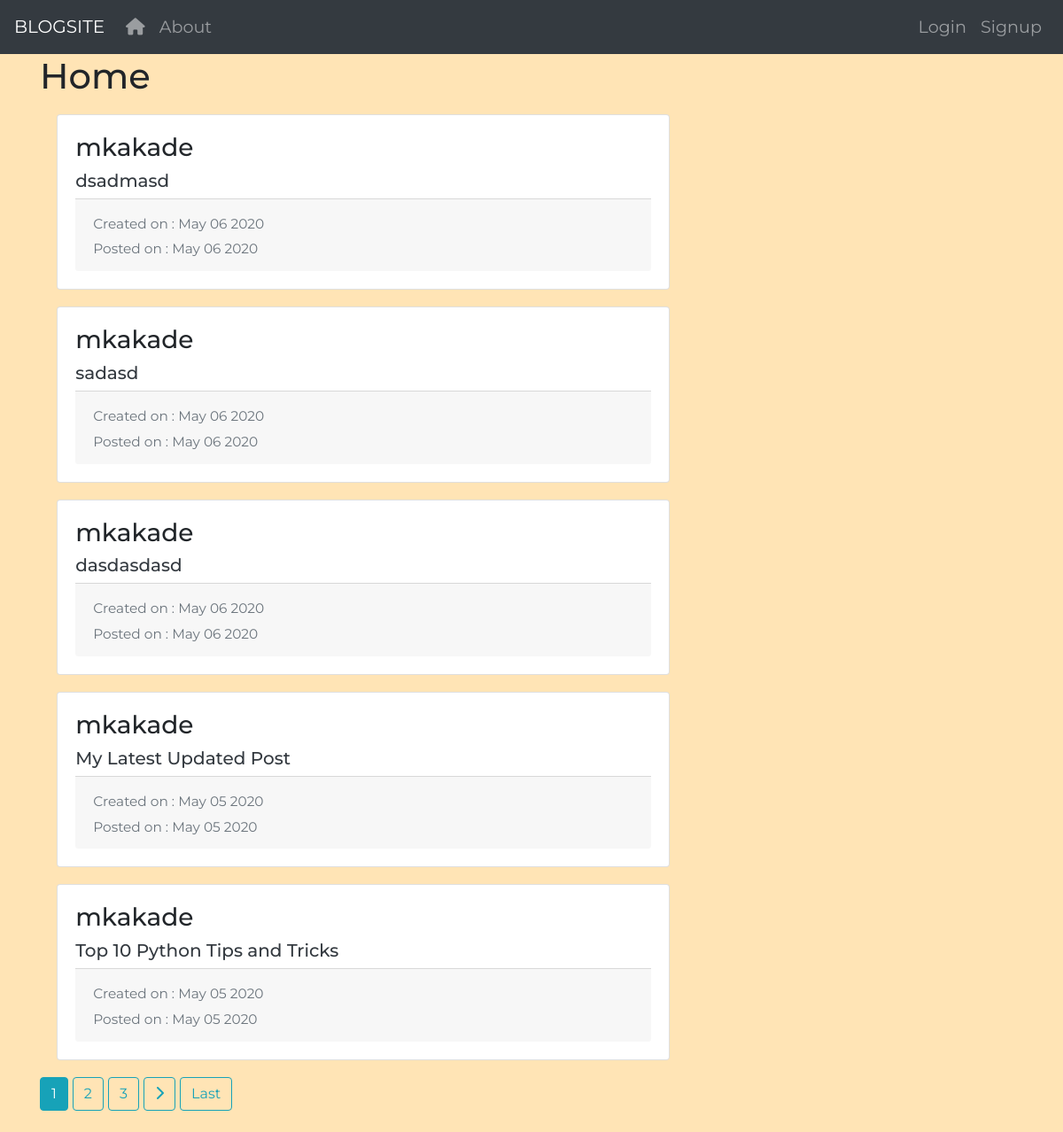
Page /post/mkakade/ on the committed database.
### blog/models.py (models this page shows, shortened)
class Post(models.Model):
    author=models.ForeignKey(User,on_delete=models.CASCADE)
    title= models.CharField(max_length=100)
    content = models.TextField()
    create_date=models.DateTimeField(default=timezone.now)
    post_date=models.DateTimeField(blank=True,null=True)
    upvote = models.PositiveIntegerField(default=0)

### blog/views.py (the view)
# urls.py: path('post/<username>/',UserList.as_view(),name='user-posts'),
class UserList(ListView):
    model = Post
    template_name = 'blog/user_posts.html'
    context_object_name = 'posted'
    ordering = ['-post_date']
    paginate_by = 5
    def get_queryset(self):
        user = get_object_or_404(User,username = self.kwargs.get('username')) #get user from url
        return Post.objects.filter(author=user,post_date__isnull=False).order_by('-post_date')

### blog/templates/blog/user_posts.html (shortened to what this page needs)
{% extends "blog/base.html" %}
{% block content %}
{% if user.is_authenticated %}
  <h1 class ="mb-3 "> Post From {{view.kwargs.username}} ({{page_obj.paginator.count}})</h1>
{% else %}
  <h1 class ="mb-3 ">Home</h1>
{% endif %}
{% for pst in posted  %}
<div class="card">
  <div class="card-body">
    <h3>{{pst.author}}</h3>
    <h5><a class ="text-dark" href="{% url 'post-detail' username=pst.author pk=pst.id %}">{{pst.title}}</a></h5>
    <div class="card-footer text-muted">
      <small>Created on : {{pst.create_date|date:'F d Y'}}</small>
      <div>
        {% if pst.post_date %}
        <small>Posted on : {{pst.post_date|date:'F d Y'}}</small>
        {% else %}
        <small>This is a draft</small>
        {% endif %}
      </div>
    </div>
  </div>
</div>
{% endfor %}
{% if is_paginated %}
  {% for num in page_obj.paginator.page_range  %}
    {% if page_obj.number == num %}
      <a class=" btn btn-info mb-4"  href="?page={{ num }}">{{num}}</a>
    {% elif num > page_obj.number|add:'-3' and num < page_obj.number|add:'3' %}
      <a class=" btn btn-outline-info mb-4" href="?page={{ num }}">{{num}}</a>
    {% endif %}
  {% endfor %}
  {% if page_obj.has_next %}
    <a class="btn btn-outline-info mb-4" href="?page={{page_obj.next_page_number}}"><i class="fas fa-chevron-right"></i></a>
    <a class="btn btn-outline-info mb-4" href="?page={{page_obj.paginator.num_pages}}">Last</a>
  {% endif %}
{% endif %}
{% endblock content %}

### blog/static/blog/css/myStyle.css (style rules this page uses)
body { font-family: 'Montserrat', sans-serif; font-size: larger; font-weight: 400; background-color: moccasin; }
.card { margin: 1em; }

### rows in the picture
Post: author "mkakade", title "dsadmasd", create_date "May 06 2020", post_date "May 06 2020"
Post: author "mkakade", title "sadasd", create_date "May 06 2020", post_date "May 06 2020"
Post: author "mkakade", title "dasdasdasd", create_date "May 06 2020", post_date "May 06 2020"
Post: author "mkakade", title "My Latest Updated Post", create_date "May 05 2020", post_date "May 05 2020"
Post: author "mkakade", title "Top 10 Python Tips and Tricks", create_date "May 05 2020", post_date "May 05 2020"

### other values in the picture
{{ num }} "1"
{{ num }} "2" "3"
